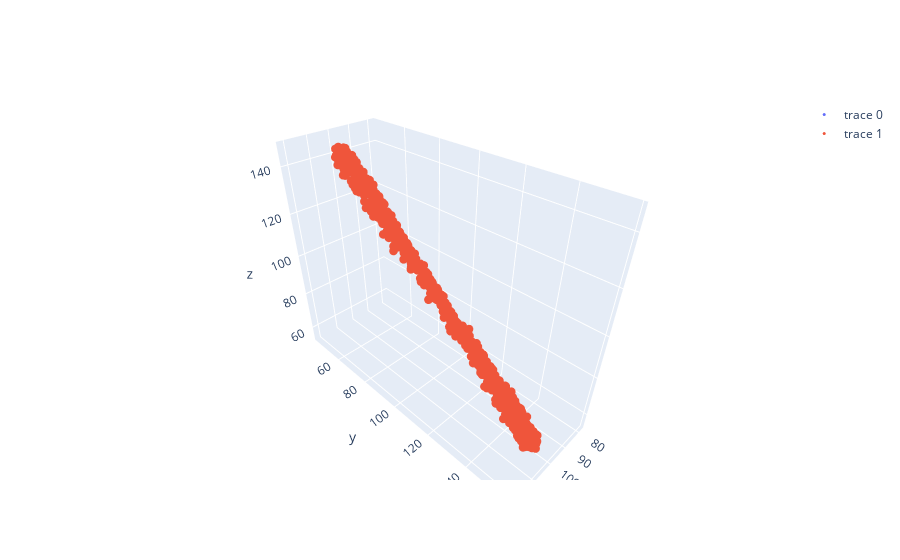

The notebook cell this image was saved under:
### Code cell
rng = np.random.default_rng()

# n_permutations = 10

X_shuff_1 = rng.permutation(X, axis=0)
X_shuff_2 = rng.permutation(X, axis=0)

fig = go.Figure()
fig.add_trace(
    go.Scatter3d(
        x=X_shuff_1[:, 0],
        y=X_shuff_1[:, 1],
        z=X_shuff_1[:, 2],
        mode="markers",
        marker=dict(size=3),
    )
)

fig.add_trace(
    go.Scatter3d(
        x=X_shuff_2[:, 0],
        y=X_shuff_2[:, 1],
        z=X_shuff_2[:, 2],
        mode="markers",
        marker=dict(size=3),
    )
)

### Figure 1 — Plotly figure (JSON) as saved in the notebook; plotly's stock layout.template omitted (floating-point values rounded to 4 significant figures; data arrays with more than 128 entries replaced by an {"elided": "..."} marker saying what was removed)
{"data": [{"marker": {"size": 3}, "mode": "markers", "type": "scatter3d", "x": {"elided": "1000 float values"}, "y": {"elided": "1000 float values"}, "z": {"elided": "1000 float values"}}, {"marker": {"size": 3}, "mode": "markers", "type": "scatter3d", "x": {"elided": "1000 float values"}, "y": {"elided": "1000 float values"}, "z": {"elided": "1000 float values"}}], "layout": {}}
